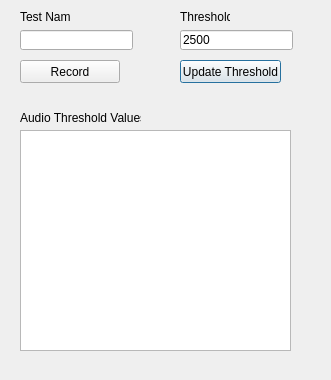
<?xml version="1.0" encoding="UTF-8"?>
<ui version="4.0">
 <class>Dialog</class>
 <widget class="QDialog" name="Dialog">
  <property name="windowModality">
   <enum>Qt::NonModal</enum>
  </property>
  <property name="geometry">
   <rect>
    <x>0</x>
    <y>0</y>
    <width>331</width>
    <height>380</height>
   </rect>
  </property>
  <property name="windowTitle">
   <string>Dialog</string>
  </property>
  <widget class="QPushButton" name="updateThresholdBtn">
   <property name="geometry">
    <rect>
     <x>180</x>
     <y>60</y>
     <width>101</width>
     <height>23</height>
    </rect>
   </property>
   <property name="text">
    <string>Update Threshold</string>
   </property>
  </widget>
  <widget class="QLineEdit" name="inputThreshold">
   <property name="geometry">
    <rect>
     <x>180</x>
     <y>30</y>
     <width>113</width>
     <height>20</height>
    </rect>
   </property>
   <property name="text">
    <string>2500</string>
   </property>
  </widget>
  <widget class="QPlainTextEdit" name="audioThreshValues">
   <property name="geometry">
    <rect>
     <x>20</x>
     <y>130</y>
     <width>271</width>
     <height>221</height>
    </rect>
   </property>
  </widget>
  <widget class="QLabel" name="label_at">
   <property name="geometry">
    <rect>
     <x>20</x>
     <y>110</y>
     <width>121</width>
     <height>16</height>
    </rect>
   </property>
   <property name="text">
    <string>Audio Threshold Values:</string>
   </property>
  </widget>
  <widget class="QPushButton" name="recordAudioBtn">
   <property name="geometry">
    <rect>
     <x>20</x>
     <y>60</y>
     <width>100</width>
     <height>23</height>
    </rect>
   </property>
   <property name="text">
    <string>Record</string>
   </property>
  </widget>
  <widget class="QLineEdit" name="TestName">
   <property name="geometry">
    <rect>
     <x>20</x>
     <y>30</y>
     <width>113</width>
     <height>20</height>
    </rect>
   </property>
  </widget>
  <widget class="QLabel" name="label_tn">
   <property name="geometry">
    <rect>
     <x>20</x>
     <y>10</y>
     <width>50</width>
     <height>13</height>
    </rect>
   </property>
   <property name="text">
    <string>Test Name</string>
   </property>
  </widget>
  <widget class="QLabel" name="label_thres">
   <property name="geometry">
    <rect>
     <x>180</x>
     <y>10</y>
     <width>50</width>
     <height>13</height>
    </rect>
   </property>
   <property name="text">
    <string>Threshold</string>
   </property>
  </widget>
 </widget>
 <resources/>
 <connections/>
</ui>
